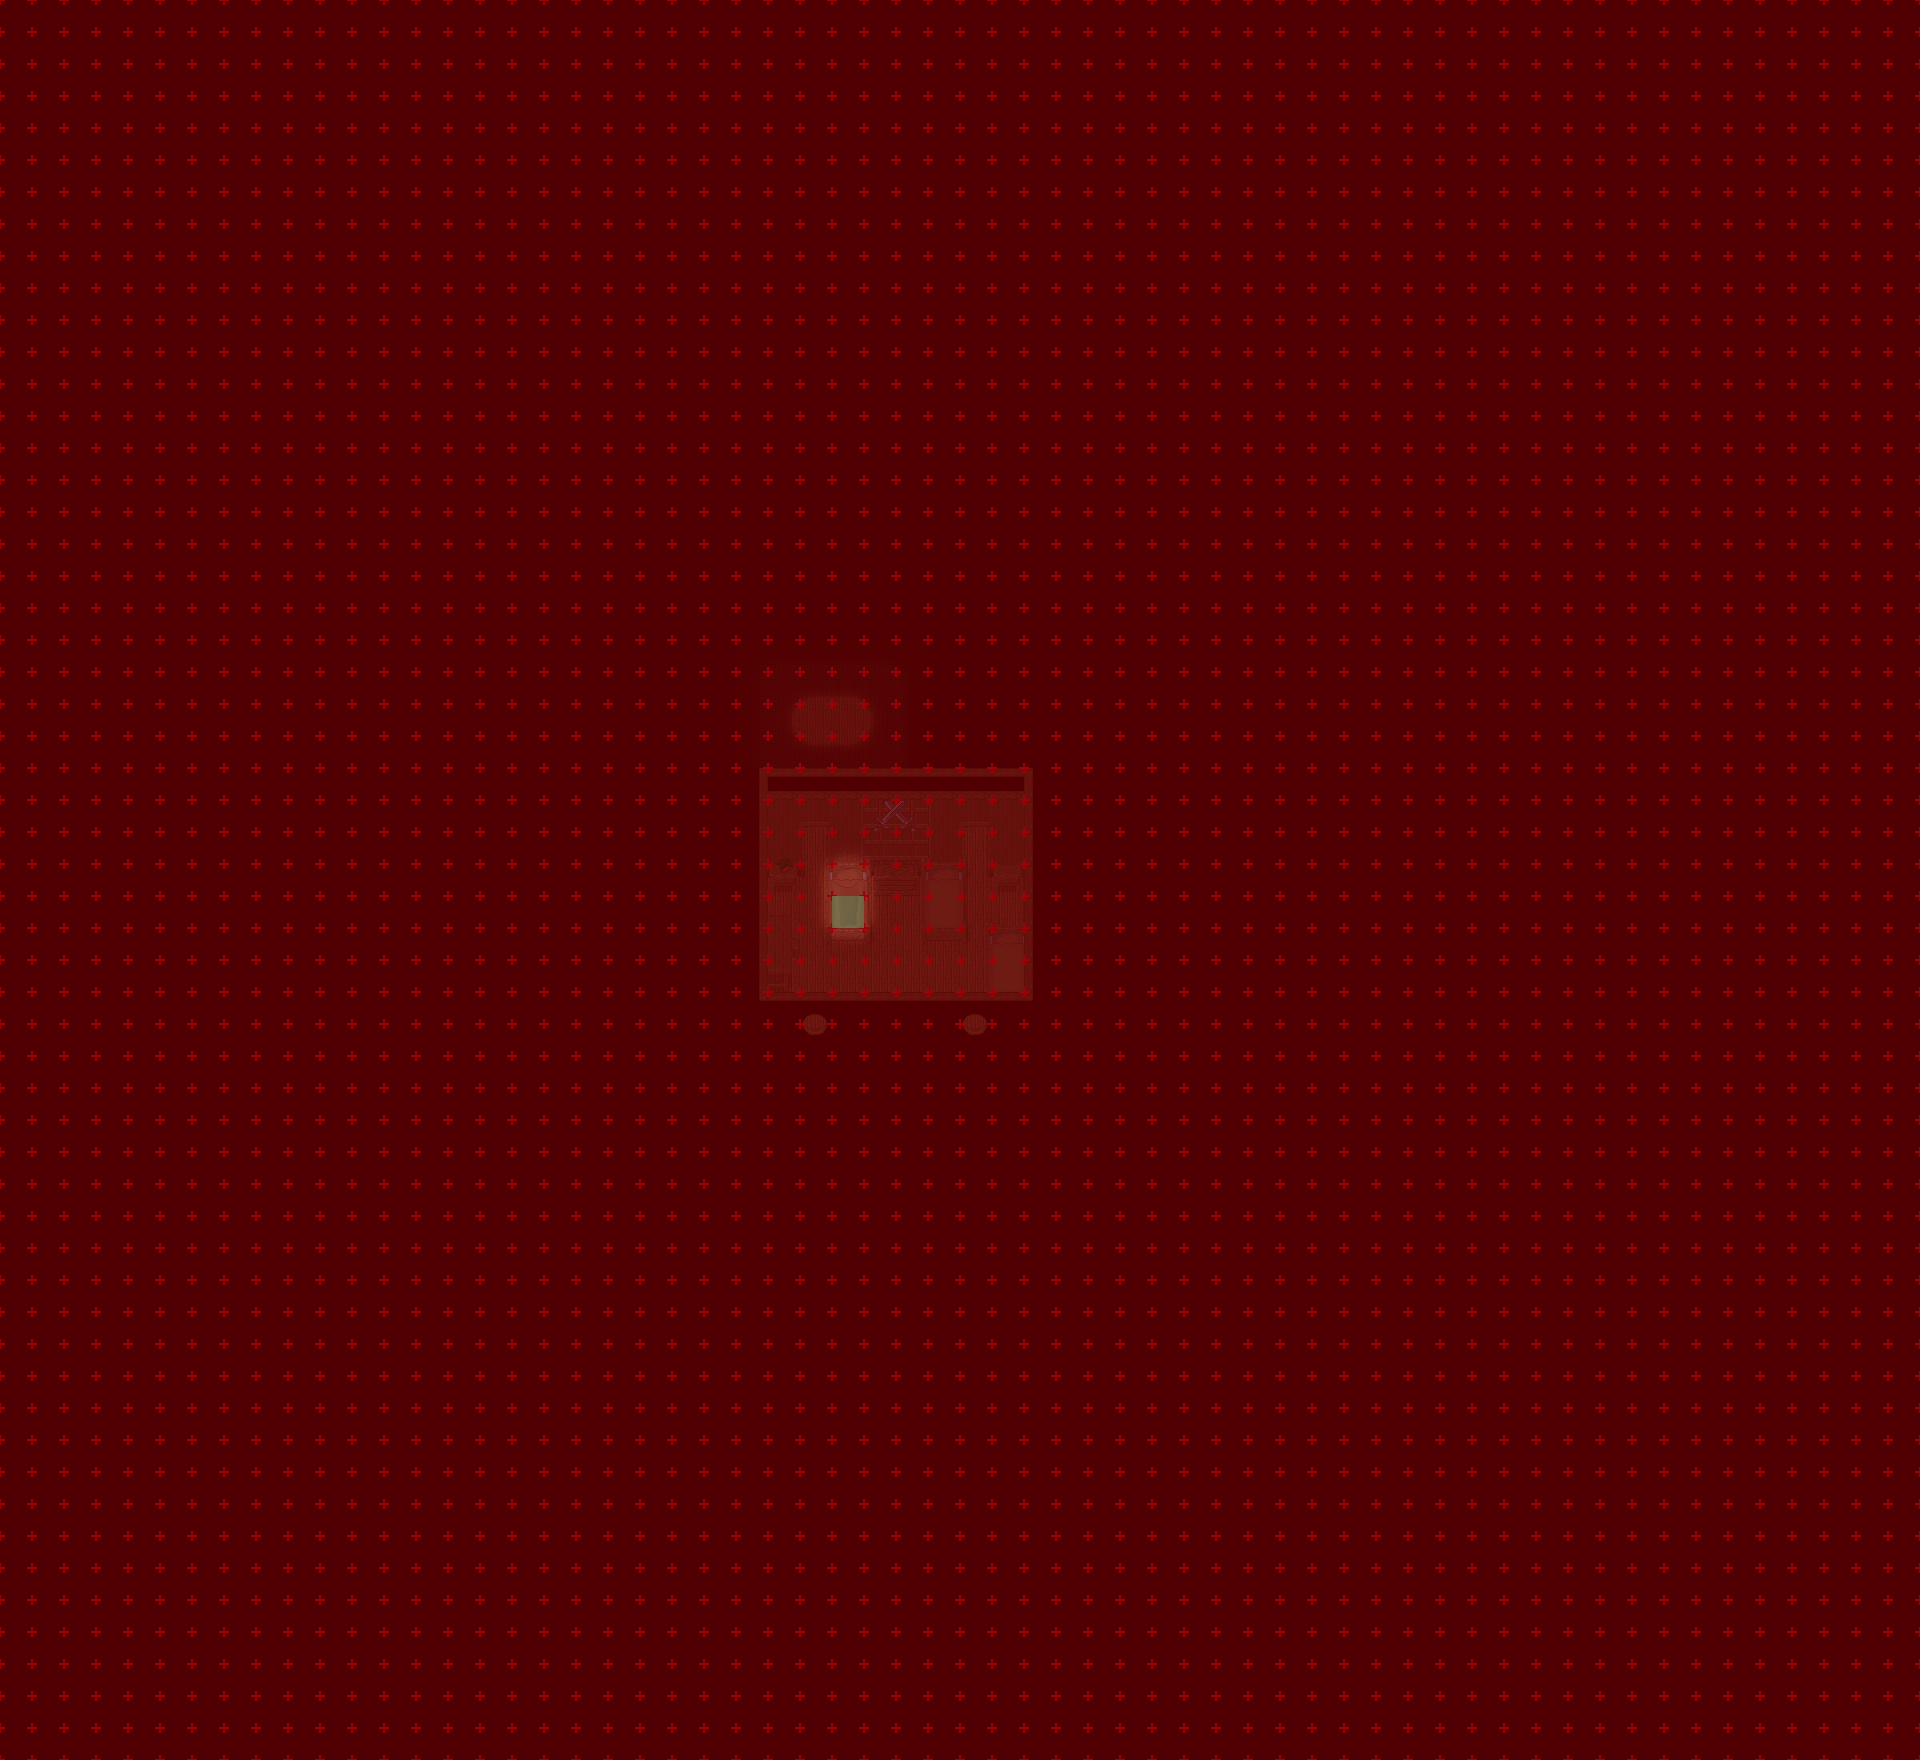

The image is a tile-based game level rendered from a .tmx file. Its description and source (layers, tilesets, objects; grid data summarised) follow:
An orthogonal 60x55 tile map with 32x32 px tiles, 7 tile layers (Ground, Fringe, Over, Shadow, ...), 5 tilesets and 1 object (anchor).

<map version="1.2" tiledversion="1.3.2" orientation="orthogonal" renderorder="right-down" compressionlevel="0" width="60" height="55" tilewidth="32" tileheight="32" infinite="0" nextlayerid="9" nextobjectid="2">
 <properties>
  <property name="actorsfix" value="1" />
  <property name="license" value="CC BY-SA 3.0" />
  <property name="manaplus version" value="1" />
  <property name="minimap" value="graphics/minimaps/000-0-0.png" />
  <property name="music" value="johanne.ogg" />
  <property name="name" value="Sailor's Room" />
 </properties>
 <tileset firstgid="1" name="Indoor" tilewidth="32" tileheight="32" tilecount="128" columns="8">
  <image source="../graphics/tilesets/ship-indoor.png" width="256" height="512" />
 </tileset>
 <tileset firstgid="129" name="Indoor Fringe" tilewidth="32" tileheight="32" tilecount="256" columns="16">
  <image source="../graphics/tilesets/ship-indoor-fringe.png" width="512" height="512" />
 </tileset>
 <tileset firstgid="385" name="Shadow" tilewidth="32" tileheight="32" tilecount="128" columns="8">
  <image source="../graphics/tilesets/shadow.png" width="256" height="512" />
 </tileset>
 <tileset firstgid="513" name="Box" tilewidth="32" tileheight="32" tilecount="36" columns="6">
  <image source="../graphics/tilesets/box.png" width="192" height="192" />
 </tileset>
 <tileset firstgid="549" name="Collision" tilewidth="32" tileheight="32" tilecount="9" columns="3">
  <image source="../graphics/tilesets/collision.png" width="96" height="96" />
 </tileset>
 <layer id="1" name="Ground" width="60" height="55">
  <data>[3300 cells, 3300 non-empty, 19 distinct tile ids]</data>
 </layer>
 <layer id="2" name="Fringe" width="60" height="55">
  <data>[3300 cells, 57 non-empty, 32 distinct tile ids]</data>
 </layer>
 <layer id="3" name="Over" width="60" height="55">
  <data>[3300 cells, 37 non-empty, 23 distinct tile ids]</data>
 </layer>
 <layer id="4" name="Shadow" width="60" height="55">
  <data>[3300 cells, 3025 non-empty, 17 distinct tile ids]</data>
 </layer>
 <layer id="5" name="Shadow 2" width="60" height="55">
  <data>[3300 cells, 24 non-empty, 12 distinct tile ids]</data>
 </layer>
 <layer id="6" name="Collision" width="60" height="55">
  <data>[3300 cells, 3299 non-empty, 1 distinct tile ids]</data>
 </layer>
 <layer id="7" name="Heights" width="60" height="55">
  <data>[3300 cells, 0 non-empty, 0 distinct tile ids]</data>
 </layer>
 <objectgroup id="8" name="Objects">
  <object id="1" name="^START2$" type="anchor" x="832" y="896" width="32" height="32" />
 </objectgroup>
</map>
